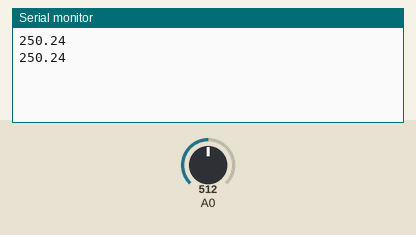
Simulated run of this sketch. Board: Arduino Uno, built with avr-gcc and run on an emulated ATmega328P. On the bench: the last lines printed to the serial monitor. The inputs (shaded band) are chosen by the test bench; at power-on: A0 = 512.

Above: at 2.8 s.
2.9 s: A0 set to 716
At 4.4 s:
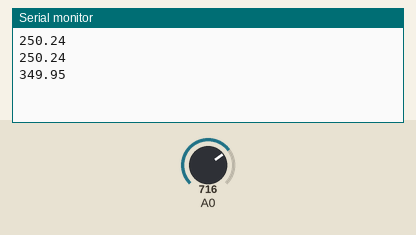
5.6 s: A0 set to 900
At 7.2 s:
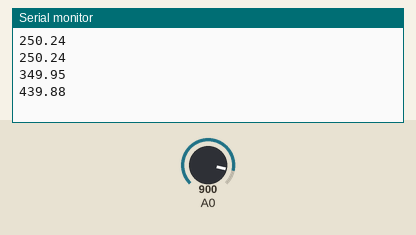
Timing chart, 0 to 8.7 s (numbered marks = the images above; inputs shaded):
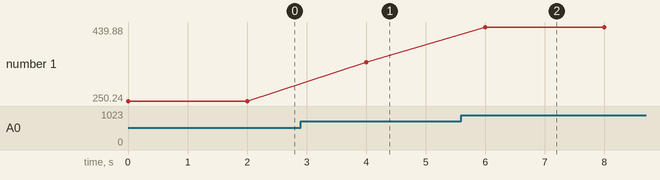

The sketch:

temper-v01.ino
```cpp
void setup() {
  // put your setup code here, to run once:
 Serial.begin(9600);
}

void loop() {
  // put your main code here, to run repeatedly:
  int n = analogRead(A0);

  float V = n*(5.0/1023*100);

  Serial.println(V);

  delay(2000);
}
```

Measured:
- after the input at 2.9 s, the serial monitor: prints a new line after 1.1 s (image 1)
- after the input at 5.6 s, the serial monitor: prints a new line after 0.40 s (image 2)
- plotted number 1: 250.24 → 349.95 after the input at 2.9 s, 349.95 → 439.88 after the input at 5.6 s
